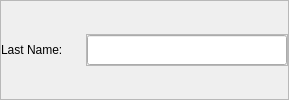
             <widget class="QFrame" name="frame_12">
              <property name="sizePolicy">
               <sizepolicy hsizetype="Preferred" vsizetype="Fixed">
                <horstretch>0</horstretch>
                <verstretch>0</verstretch>
               </sizepolicy>
              </property>
              <property name="frameShape">
               <enum>QFrame::StyledPanel</enum>
              </property>
              <property name="frameShadow">
               <enum>QFrame::Raised</enum>
              </property>
              <layout class="QHBoxLayout" name="horizontalLayout_12">
               <property name="spacing">
                <number>5</number>
               </property>
               <property name="leftMargin">
                <number>0</number>
               </property>
               <property name="topMargin">
                <number>0</number>
               </property>
               <property name="rightMargin">
                <number>0</number>
               </property>
               <property name="bottomMargin">
                <number>0</number>
               </property>
               <item>
                <widget class="QLabel" name="label_11">
                 <property name="sizePolicy">
                  <sizepolicy hsizetype="Fixed" vsizetype="Fixed">
                   <horstretch>0</horstretch>
                   <verstretch>0</verstretch>
                  </sizepolicy>
                 </property>
                 <property name="minimumSize">
                  <size>
                   <width>80</width>
                   <height>0</height>
                  </size>
                 </property>
                 <property name="maximumSize">
                  <size>
                   <width>80</width>
                   <height>16777215</height>
                  </size>
                 </property>
                 <property name="text">
                  <string>Last Name:</string>
                 </property>
                </widget>
               </item>
               <item>
                <widget class="QFrame" name="frame_22">
                 <property name="sizePolicy">
                  <sizepolicy hsizetype="Preferred" vsizetype="Fixed">
                   <horstretch>0</horstretch>
                   <verstretch>0</verstretch>
                  </sizepolicy>
                 </property>
                 <property name="frameShape">
                  <enum>QFrame::StyledPanel</enum>
                 </property>
                 <property name="frameShadow">
                  <enum>QFrame::Raised</enum>
                 </property>
                 <layout class="QHBoxLayout" name="horizontalLayout_20">
                  <property name="spacing">
                   <number>5</number>
                  </property>
                  <property name="leftMargin">
                   <number>0</number>
                  </property>
                  <property name="topMargin">
                   <number>0</number>
                  </property>
                  <property name="rightMargin">
                   <number>0</number>
                  </property>
                  <property name="bottomMargin">
                   <number>0</number>
                  </property>
                  <item>
                   <widget class="QLineEdit" name="lname_field">
                    <property name="sizePolicy">
                     <sizepolicy hsizetype="Minimum" vsizetype="Fixed">
                      <horstretch>0</horstretch>
                      <verstretch>0</verstretch>
                     </sizepolicy>
                    </property>
                    <property name="minimumSize">
                     <size>
                      <width>200</width>
                      <height>30</height>
                     </size>
                    </property>
                   </widget>
                  </item>
                 </layout>
                </widget>
               </item>
              </layout>
             </widget>
